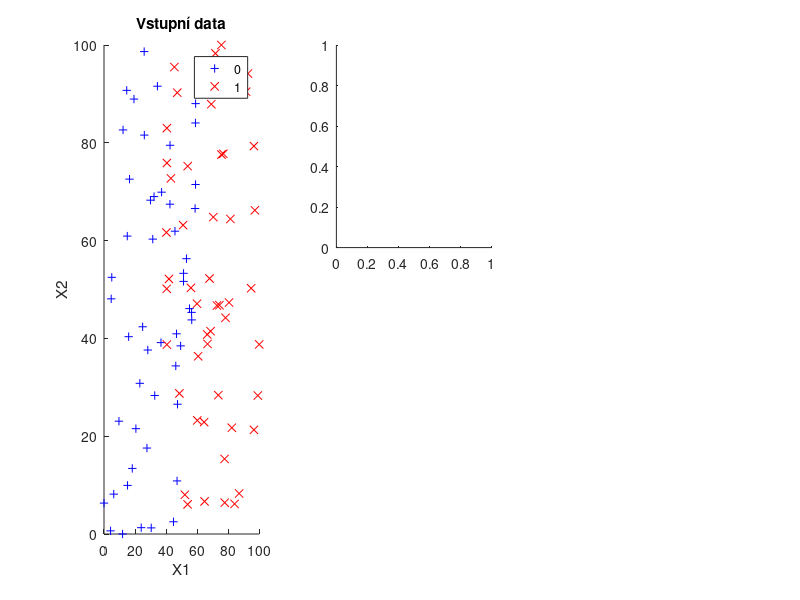

The MATLAB script that drew this image: (Note: this script raises an error after producing the figure.)
clc
close all
clear

%seminko
rng(220962);
data = [0.6.*rand(1,50) 0.6.*rand(1,50)+0.4;rand(1,100);zeros(1,50) ones(1,50)];
x11=data(1,:);
x1min=min(x11)
x1max=max(x11)

x22=data(2,:);
x2min=min(x22)
x2max=max(x22)

x1norm=zeros(1);
x2norm=zeros(1);

for i =1:100
    x1norm(i)=(x11(i)-x1min)/(x1max-x1min);
    x2norm(i)=(x22(i)-x2min)/(x2max-x2min);
end

%rast 100x100
dataNormalized = [x1norm.*100;x2norm.*100;data(3,:)];

%trida + = 0
%trida x = 1

subplot(1,3,1)
gscatter(dataNormalized(1,:),dataNormalized(2,:),data(3,:),'br','+x')
xlabel("X1")
ylabel("X2")
title("Vstupní data")
% 3NN
tic
%inicializace
map3 = zeros(100,100,3);
maphelper3 = zeros(100,100,1);
TP3=0;
FP3=0;
TN3=0;
FN3=0;
x33=dataNormalized(3,:);
for x23 = 1:100
    for x13 = 1:100
        %max dist
        nearestDistance3(1:3) = 100*sqrt(2);
        nearestClass3(1:3) = 0;
        actual3 = [x13 x23];
        %nejblizsi classa
        for i3 = 1:100
            memory3 = [dataNormalized(1,i3) dataNormalized(2,i3)];
            distance3 = norm(actual3 - memory3);
            
            if(distance3 < nearestDistance3(1))
                nearestDistance3(3) = nearestDistance3(2);
                nearestClass3(3) = nearestClass3(2);
                
                nearestDistance3(2) = nearestDistance3(1);
                nearestClass3(2) = nearestClass3(1);
                
                nearestDistance3(1) = distance3;
                nearestClass3(1) = dataNormalized(3,i3);
            
            elseif(distance3 < nearestDistance3(2))
                nearestDistance3(3) = nearestDistance3(2);
                nearestClass3(3) = nearestClass3(2);
                
                nearestDistance3(2) = distance3;
                nearestClass3(2) = dataNormalized(3,i3);

            elseif(distance3 < nearestDistance3(3))
                nearestDistance3(3) = distance3;
                nearestClass3(3) = dataNormalized(3,i3);
            end   
        end
        
        if(mean(nearestClass3) < 0.5)
            map3(x23,x13,:) = [0 1 0];
            maphelper3(x23,x13,:) = 0;

        elseif(mean(nearestClass3) >= 0.5)
            map3(x23,x13,:) = [0.8 0 0];
            maphelper3(x23,x13,:) = 1;
        end 
    end
end

for k3 =1:100
    ground_truth3=dataNormalized(:,k3);
    truth_x13=round(ground_truth3(1));
    truth_x23=round(ground_truth3(2));
    if truth_x23==0
       truth_x23=1;
    end
    if truth_x13==0
       truth_x13=1;
    end
    z3=ground_truth3(3);
    compare_map3=maphelper3(truth_x23,truth_x13);
        if(z3==true && compare_map3== 1)
            TP3=TP3+1;
        elseif(z3==false && compare_map3 == 1)
            FP3=FP3+1;
        elseif(z3==true && compare_map3 == 0)
            FN3=FN3+1;
        elseif(z3==false && compare_map3 == 0)
            TN3=TN3+1;
        end
     train3(k3)=compare_map3;   
end
resubErr=(FP3+FN3)/length(dataNormalized(1,:));
elapsed_time_resub=toc;
T3=(TP3+TN3);%skutecne pozitivni
F3=(FP3+FN3);%skutecne negativni
acc3=T3/(T3+F3);%celkova sporavnost
err3=F3/(T3+F3);%chyba
precision3=TP3/(FN3+TN3);%presnost
TPR3=TP3/(TP3+FN3);
FPR3=(FP3/(FP3+TN3));
subplot(2,3,2)
cm3=confusionchart(x33,train3);
cm3.Title = 'Confusion Matrix for 3NN';
subplot (2,3,3)
imagesc(gca,map3,[0 255])
set(gca,'YDir','normal');
axis([0 100 0 100]);
hold on
gscatter(dataNormalized(1,:),dataNormalized(2,:),data(3,:),'rb','+x')
xlim([0 100])
ylim([0 100])

xlabel("X1")
ylabel("X2")
title("3NN")

%% CROSS VALIDATION K=10

tic 
map_cv = zeros(100,100,3);
maphelper_cv = zeros(100,100,1);
% Get the size of the first dimension (number of rows)
num_rows = size(dataNormalized, 1);

%num of fold in varib
K=5;
% Calculate the number of columns in each partition
num_cols = size(dataNormalized, 2) / K;

% Reshape the data array into ten partitions
partitions = reshape(dataNormalized, num_rows, num_cols, K);

% Load your data partitions, assuming it is stored in a 3x10x10 matrix called "partitions"
num_folds = size(partitions, 3); % number of folds

% Pre-allocate variables to store the accuracy or error rate for each fold
accuracy = zeros(num_folds, 1);
error_rate = zeros(num_folds, 1);
var=(length(partitions)*(K-1));

% Loop over the folds
for i = 1:num_folds
    % Select the i-th partition as the test set
    test_data = partitions(:, :, i);
    % Concatenate the remaining 9 partitions to form the training set
    train_data = partitions(:, :, [1:i-1 i+1:end]);
    train_data = reshape(train_data, 3,var);
    
    for x23 = 1:100
        for x13 = 1:100
            %max dist
            nearestDistance3(1:3) = 100*sqrt(2);
            nearestClass3(1:3) = 0;
            actual3 = [x13 x23];
            %nejblizsi classa
            for i3 = 1:var
                memory3 = [train_data(1,i3) train_data(2,i3)];
                distance3 = norm(actual3 - memory3);
                
                if(distance3 < nearestDistance3(1))
                    nearestDistance3(3) = nearestDistance3(2);
                    nearestClass3(3) = nearestClass3(2);
                    
                    nearestDistance3(2) = nearestDistance3(1);
                    nearestClass3(2) = nearestClass3(1);
                    
                    nearestDistance3(1) = distance3;
                    nearestClass3(1) = train_data(3,i3);
                
                elseif(distance3 < nearestDistance3(2))
                    nearestDistance3(3) = nearestDistance3(2);
                    nearestClass3(3) = nearestClass3(2);
                    
                    nearestDistance3(2) = distance3;
                    nearestClass3(2) = train_data(3,i3);
    
                elseif(distance3 < nearestDistance3(3))
                    nearestDistance3(3) = distance3;
                    nearestClass3(3) = train_data(3,i3);
                end   
            end
            
            if(mean(nearestClass3) < 0.5)
                map_cv(x23,x13,:) = [0 1 0];
                maphelper_cv(x23,x13,:) = 0;
    
            elseif(mean(nearestClass3) >= 0.5)
                map_cv(x23,x13,:) = [0.8 0 0];
                maphelper_cv(x23,x13,:) = 1;
            end 
        end
    end
    
    for k3 =1:length(test_data)
        ground_truth3=test_data(:,k3);
        truth_x13=round(ground_truth3(1));
        truth_x23=round(ground_truth3(2));
        if truth_x23==0
           truth_x23=1;
        end
        if truth_x13==0
           truth_x13=1;
        end
        z3=ground_truth3(3);
        compare_map3=maphelper_cv(truth_x23,truth_x13);
            if(z3==true && compare_map3== 1)
                TP3=TP3+1;
            elseif(z3==false && compare_map3 == 1)
                FP3=FP3+1;
            elseif(z3==true && compare_map3 == 0)
                FN3=FN3+1;
            elseif(z3==false && compare_map3 == 0)
                TN3=TN3+1;
            end
         train33(k3)=compare_map3;   
    end
    figure(1+i)
    subplot(1,4,3)
    imagesc(gca,map_cv,[0 255])
    set(gca,'YDir','normal');
    axis([0 100 0 100]);
    hold on
    gscatter(test_data(1,:),test_data(2,:),test_data(3,:),'br','+x')
    xlim([0 100])
    ylim([0 100])
    subplot(1,4,1)
    gscatter(test_data(1,:),test_data(2,:),test_data(3,:),'br','+x')
    xlim([0 100])
    ylim([0 100])
    xlabel("X1")
    ylabel("X2")
    title("Test data")
    subplot(1,4,2)
    gscatter(train_data(1,:),train_data(2,:),train_data(3,:),'br','+x')
    xlim([0 100])
    ylim([0 100])
    xlabel("X1")
    ylabel("X2")
    title("Train Data")
    % Calculate the classification accuracy or error rate for the current fold
    accuracy(i) = mean(train33 == test_data(3, :));
    error_rate(i) = 1 - accuracy(i);
    subplot(1,4,4)
    cm=confusionchart(train33,test_data(3,:));
    cm.Title = 'Confusion Matrix for 3NN ' ;
end

% Compute the average classification accuracy or error rate across all 10 folds
avg_accuracy = mean(accuracy);
avg_error_rate = mean(error_rate);

fprintf('Average accuracy: %.2f%%\n', avg_accuracy * 100);
fprintf('Average cross validation error: %.2f%%\n', avg_error_rate * 100);
fprintf('Error train: %.2f%%\n', resubErr * 100);
elapsed_time_cv=toc;
fprintf('Elapsed time for Cross Validation = %f seconds\n', elapsed_time_cv);
fprintf('Elapsed time for Resubstitution error = %f seconds\n', elapsed_time_resub);
figure(1)
subplot(2,3,5)
gscatter(test_data(1,:),test_data(2,:),test_data(3,:),'br','+x')
xlabel("X1")
ylabel("X2")
title("Vstupní data")









